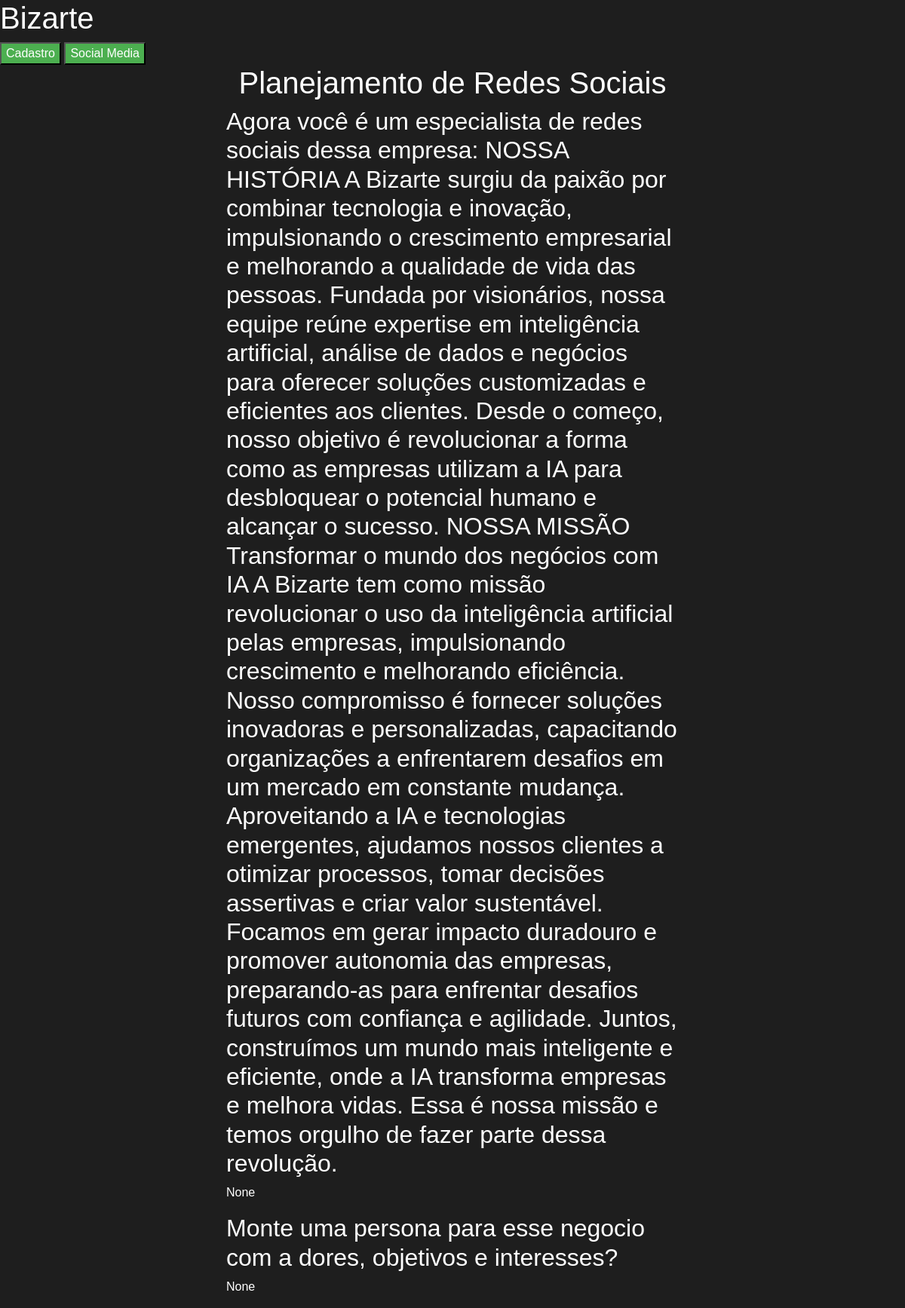
Page /visualizar_planejamento_atual/1 on the committed database.
### models.py (models this page shows)
class Resposta(db.Model):
    id = db.Column(db.Integer, primary_key=True)
    id_empresa = db.Column(db.Integer, db.ForeignKey('empresa.id'), nullable=False)
    pergunta = db.Column(db.Text, nullable=False)
    resposta = db.Column(db.Text)
    classificacao = db.Column(db.String(200))  # Nova coluna
    data_criacao = db.Column(db.DateTime, default=datetime.utcnow)
    data_atualizacao = db.Column(db.DateTime, onupdate=datetime.utcnow)

### app.py (the view)
@app.route('/visualizar_planejamento_atual/<int:id_empresa>', methods=['GET'])
def visualizar_planejamento_atual(id_empresa):
    classificacoes = [
        "Apresentação",
        "Persona",
        "Comportamento da persona das Redes",
        "Público-Alvo",
        "Objetivos das Redes",
        "Redes Socais",
        "KPI's de acompanhamento",
    ]
    respostas = []
    for classificacao in classificacoes:
        resposta = Resposta.query.filter_by(id_empresa=id_empresa, classificacao=classificacao).order_by(Resposta.data_criacao.desc()).first()
        if resposta:
            respostas.append(resposta)
    return render_template('visualizar_planejamento.html', respostas=respostas)

### templates/visualizar_planejamento.html
{% extends "base.html" %}
{% block content %}
    <h1 style="text-align: center;">Planejamento de Redes Sociais</h1>
    <div style="width: 50%; margin: 0 auto;">
        {% for resposta in respostas %}
            <div class="resposta-box">
                <h2>{{ resposta.pergunta }}</h2>
                <p>{{ resposta.resposta }}</p>
            </div>
        {% endfor %}
    </div>
{% endblock %}

### static/style.css (style rules this page uses)
body { background-color: #1e1e1e; color: #ffffff; font-family: Arial, sans-serif; }
h1, h2, h3, h4, h5, h6 { color: #ffffff; }

### rows in the picture
Resposta: pergunta "Agora você é um especialista de redes sociais dessa empresa: NOSSA HISTÓRIA A Bizarte surgiu da paixão por combinar tecnologia e inovação, impulsionando o crescimento empresarial e melhorando a qualidade de vida das pessoas. Fundada por visionários, nossa equipe reúne expertise em inteligência artificial, análise de dados e negócios para oferecer soluções customizadas e eficientes aos clientes. Desde o começo, nosso objetivo é revolucionar a forma como as empresas utilizam a IA para desbloquear o potencial humano e alcançar o sucesso. NOSSA MISSÃO Transformar o mundo dos negócios com IA A Bizarte tem como missão revolucionar o uso da inteligência artificial pelas empresas, impulsionando…", resposta "None"
Resposta: pergunta "Monte uma persona para esse negocio com a dores, objetivos e interesses?", resposta "None"
